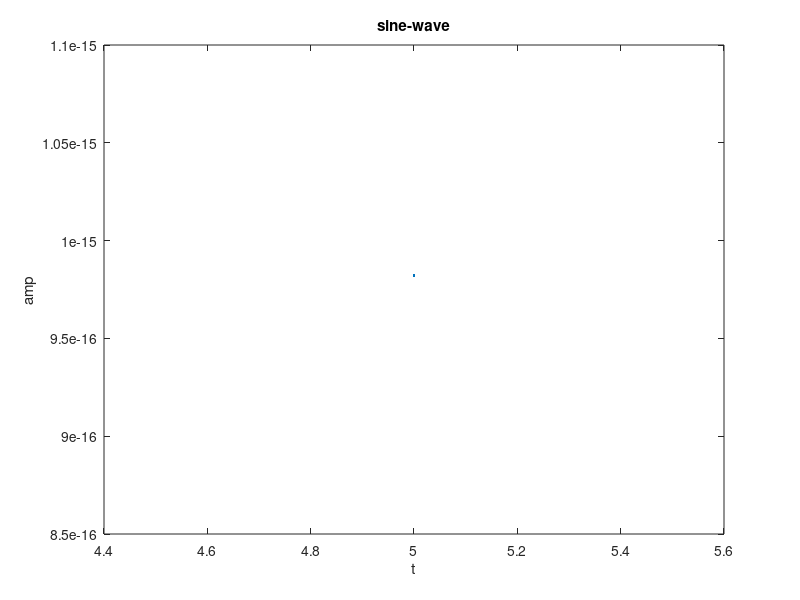

MATLAB code to generate this figure:
x = input('Enter the start time: ');
y = input('Enter the end time: ');
t = x:0.01:y;
freq = input('Enter the frequency: ');
w = sin(2*pi*freq*t);
plot(t, w);
title('sine-wave');
xlabel('t');
ylabel('amp');
